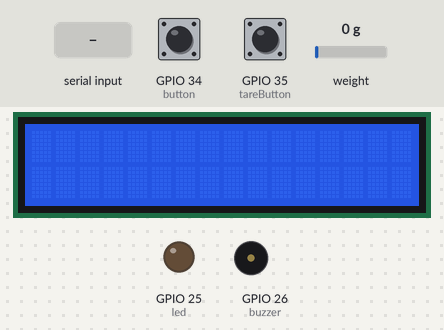
Bench run of a sketch on a simulated ESP32. Parts: 16×2 character LCD, output pins drawn as LEDs (lit = HIGH), buzzer (waves = sounding). Dashed ring = blinking. The test bench sets the inputs (shaded band); at power-on: GPIO 34 (button) LOW, weight on the scale 0 g, GPIO 35 (tareButton) LOW. What the sketch prints to the serial monitor is not drawn.

Above: at 0.8 s.
0.9 s: "0\n" received over Serial
At 1.6 s:
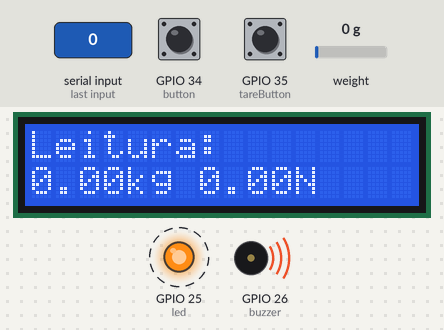
3.9 s: GPIO 34 (button) pulled HIGH for 0.15 s
At 5.6 s:
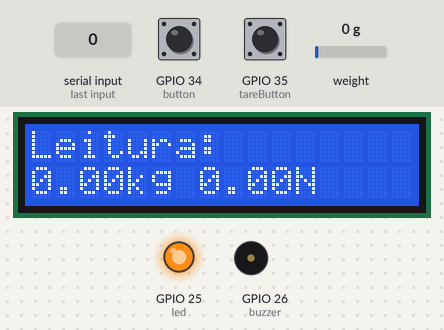
6.0 s: weight on the scale set to 100 g
At 7.2 s:
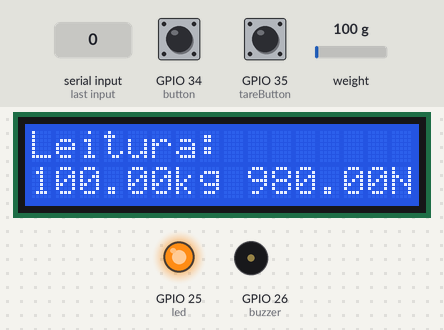
7.5 s: GPIO 35 (tareButton) pulled HIGH for 0.15 s
At 9.4 s:
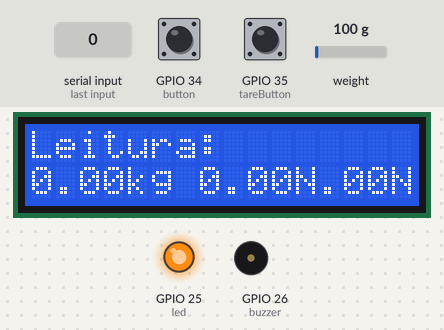
10.1 s: weight on the scale set to 1250 g
At 10.6 s:
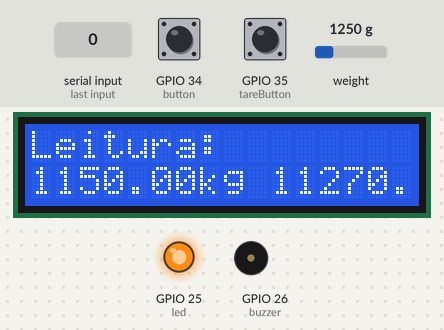
11.6 s: GPIO 35 (tareButton) pulled HIGH for 1 s
At 13.8 s:
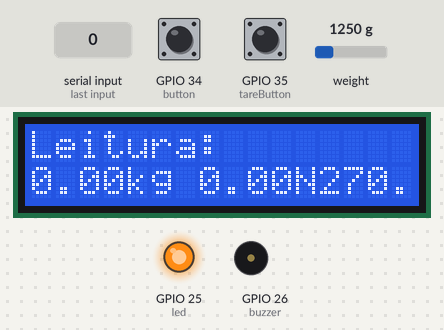
Timing chart, 0 to 15.3 s (numbered marks = the images above; inputs shaded):
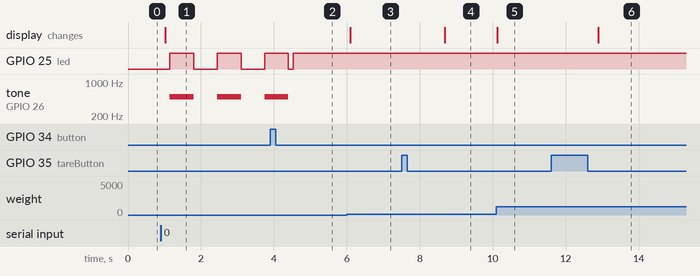

The sketch:

sketch.ino
```cpp
#include "HX711.h"
#include <LiquidCrystal_I2C.h>

LiquidCrystal_I2C lcd(0x27, 16, 2);
bool buttonPressed;
bool tareButtonPressed = false;
const int tareButton = 35;
const int button = 34;

//Estados do led
enum State{
  LED_BUZZER_OFF,
  BLINKING,
  LED_ON_BUZZER_OFF
};

//Iniciando no estado
State state = LED_BUZZER_OFF;

//Criando a classe WeightMeasurementSystem
class WeightMeasurementSystem {

public:
  //Variáveis
  float gravity = 9.8;
  float weightBalance;
  float newtonBalance;

  HX711 scale;

  //Constantes
  const int led = 25;
  const int buzzer = 26;
  int alertLimit;

  //Variáveis de tempo
  unsigned long previousTime = 0;
  const long halfSecond = 500;

  //Construtor
  WeightMeasurementSystem() {
    scale.begin(2, 4);

    // Inicialização da biblioteca LEDC
    // ledcSetup(0, 5000, 8); // Canal 0, frequência de 5000 Hz, resolução de 8 bits
    // ledcAttachPin(led, 0); // Anexar o LED ao canal 0
    // ledcSetup(1, 5000, 8); // Canal 1, frequência de 5000 Hz, resolução de 8 bits
    // ledcAttachPin(buzzer, 1); // Anexar o buzzer ao canal 1

    pinMode(tareButton, INPUT);
    pinMode(led, OUTPUT);
    pinMode(buzzer, OUTPUT);
    pinMode(button, INPUT);
    scale.set_scale(420);

  }

  //Método de conversão de unidades
  void convertWeightToNewton(float weightBalance) {
    newtonBalance = weightBalance * gravity;
  }

  //Método de estado de alerta
  void checkWeightLimit() {
    switch(state){

      //Para o led e o buzzer estarem desligados:
      case LED_BUZZER_OFF:
        //A força tem que estar abaixo do limite definido
        if(newtonBalance < alertLimit){
          digitalWrite(led, LOW);
          noTone(buzzer);

          //Se o botão tiver sido pressionado anteriormente, ele é liberado agora
          if(buttonPressed == true){
            buttonPressed = 0;
            Serial.println("Botão liberado");
          }
        }

        //Caso não estiverem no estado desligados, estarão no estado piscando
        else{
          state = BLINKING;
        }
        break;

      //Para o led e o buzzer estarem piscando:
      case BLINKING:

        //A força tem que estar abaixo do limite definido. Piscarão a cada meio segundo.
        if(newtonBalance >= alertLimit && millis()-previousTime > halfSecond){
          digitalWrite(led, !digitalRead(led));
          tone(buzzer, digitalRead(led) ? 500:0);
          previousTime = millis();

          //Se o botão for pressionado, muda o estado para LED_ON_BUZZER_OFF
          if( buttonPressed == true){
            state = LED_ON_BUZZER_OFF;
            Serial.println("Botão Pressionado");
          }
        }
        //Se não estiver no estado BLINKING, estará desligado (estado LED_BUZZER_OFF)
        else{
          state = LED_BUZZER_OFF;
        }
        break;

      //Para o led ligado e o buzzer desligado:
      case LED_ON_BUZZER_OFF:

        //A força tem que estar igual ou acima do limite definido e o botão tem que ter sido pressionado
        if(newtonBalance >= alertLimit &&  buttonPressed == true){
          digitalWrite(led, HIGH);
          noTone(buzzer);
        }
        //Se não estiver nesse estado, estará desligado (estado LED_BUZZER_OFF)
        else{
          state = LED_BUZZER_OFF;
        }
        break;
    }

  }
  //Registra o peso
  float getWeight() {
    return scale.get_units();
  }
};

//criando uma instância de WeightMeasurementSystem
WeightMeasurementSystem wms;

//Setup
void setup() {
  Serial.begin(9600);

  //Inicializa o lcd
  lcd.init();
  lcd.backlight();

  buttonPressed = 0;

  //Parecido com input, irá coletar o valor digitado e transformar no limite de peso suportado (alertLimit)
  Serial.println("Qual o limite de força em Newtons suportado?");
  while (Serial.available() == 0) {}
  wms.alertLimit = Serial.parseInt();
  Serial.print("Limite de alerta configurado para: ");
  Serial.println(wms.alertLimit);

};

//Loop
void loop() {
  float weightBalance = wms.getWeight();
  if(wms.newtonBalance >= wms.alertLimit && digitalRead(button)) {
    buttonPressed = true;
  }

  if (digitalRead(tareButton)) {
    wms.scale.tare();
    tareButtonPressed = true;
  }

  wms.convertWeightToNewton(weightBalance);
  // Serial.println("Leitura:" + String(weightBalance) + "kg " + String(wms.newtonBalance) + "N");

  lcd.setCursor(0, 0);
  lcd.print("Leitura:");
  lcd.setCursor(0,1);
  lcd.print(String(weightBalance) + "kg " + String(wms.newtonBalance) + "N");
  wms.checkWeightLimit();
  delay(10);
};
```

Measured:
- after the input at 0.9 s, GPIO 25 (led): alternates HIGH for 0.65 s and LOW for 0.65 s, starting after 0.25 s; tone on GPIO 26 (buzzer): alternates 500 Hz for 0.65 s and silent for 0.65 s, starting after 0.25 s; the display: changes after 0.12 s (image 1)
- after the input at 3.9 s, tone on GPIO 26 (buzzer): goes on until 4.4 s, then stays silent
- after the input at 6.0 s, the display: changes after 0.09 s (image 3)
- after the input at 7.5 s, the display: changes after 1.2 s (image 4)
- after the input at 10.1 s, the display: changes at once (image 5)
- after the input at 11.6 s, the display: changes after 1.3 s (image 6)
